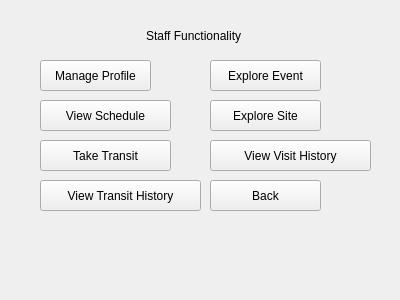
<?xml version="1.0" encoding="UTF-8"?>
<ui version="4.0">
 <class>Form</class>
 <widget class="QWidget" name="Form">
  <property name="geometry">
   <rect>
    <x>0</x>
    <y>0</y>
    <width>400</width>
    <height>300</height>
   </rect>
  </property>
  <property name="windowTitle">
   <string>Form</string>
  </property>
  <widget class="QPushButton" name="pushButton_9">
   <property name="geometry">
    <rect>
     <x>210</x>
     <y>180</y>
     <width>111</width>
     <height>31</height>
    </rect>
   </property>
   <property name="text">
    <string>Back</string>
   </property>
  </widget>
  <widget class="QLabel" name="label">
   <property name="geometry">
    <rect>
     <x>146</x>
     <y>20</y>
     <width>131</width>
     <height>31</height>
    </rect>
   </property>
   <property name="text">
    <string>Staff Functionality</string>
   </property>
  </widget>
  <widget class="QPushButton" name="pushButton_2">
   <property name="geometry">
    <rect>
     <x>40</x>
     <y>140</y>
     <width>131</width>
     <height>31</height>
    </rect>
   </property>
   <property name="text">
    <string>Take Transit</string>
   </property>
  </widget>
  <widget class="QPushButton" name="pushButton_3">
   <property name="geometry">
    <rect>
     <x>40</x>
     <y>180</y>
     <width>161</width>
     <height>31</height>
    </rect>
   </property>
   <property name="text">
    <string>View Transit History</string>
   </property>
  </widget>
  <widget class="QPushButton" name="pushButton_8">
   <property name="geometry">
    <rect>
     <x>40</x>
     <y>60</y>
     <width>111</width>
     <height>31</height>
    </rect>
   </property>
   <property name="text">
    <string>Manage Profile</string>
   </property>
  </widget>
  <widget class="QPushButton" name="pushButton">
   <property name="geometry">
    <rect>
     <x>40</x>
     <y>100</y>
     <width>131</width>
     <height>31</height>
    </rect>
   </property>
   <property name="text">
    <string>View Schedule</string>
   </property>
  </widget>
  <widget class="QPushButton" name="pushButton_10">
   <property name="geometry">
    <rect>
     <x>210</x>
     <y>60</y>
     <width>111</width>
     <height>31</height>
    </rect>
   </property>
   <property name="text">
    <string>Explore Event</string>
   </property>
  </widget>
  <widget class="QPushButton" name="pushButton_11">
   <property name="geometry">
    <rect>
     <x>210</x>
     <y>100</y>
     <width>111</width>
     <height>31</height>
    </rect>
   </property>
   <property name="text">
    <string>Explore Site</string>
   </property>
  </widget>
  <widget class="QPushButton" name="pushButton_4">
   <property name="geometry">
    <rect>
     <x>210</x>
     <y>140</y>
     <width>161</width>
     <height>31</height>
    </rect>
   </property>
   <property name="text">
    <string>View Visit History</string>
   </property>
  </widget>
 </widget>
 <resources/>
 <connections/>
</ui>
